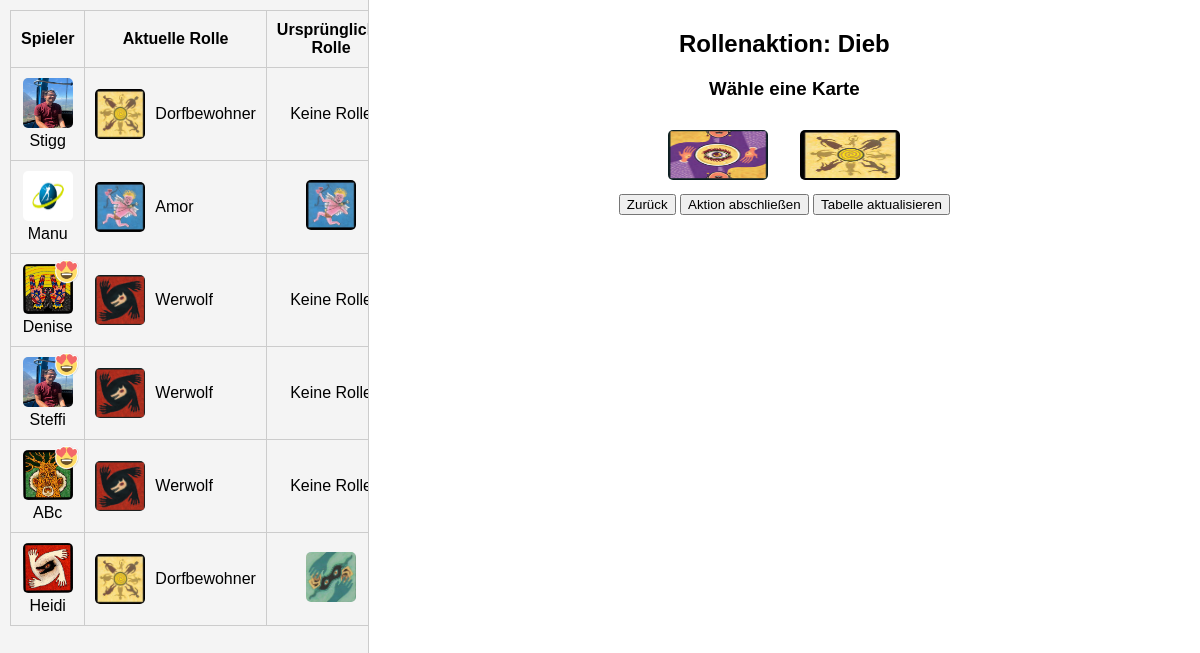
Screenshot of /night1 with the database file from the repository.
### tables this page shows
CREATE TABLE "players" (
	"id"	INTEGER,
	"name"	TEXT NOT NULL UNIQUE,
	"image"	TEXT,
	"role"	TEXT,
	"status"	TEXT, in_love BOOLEAN DEFAULT FALSE,
	PRIMARY KEY("id" AUTOINCREMENT)
);

### app.py (the view)
@app.route('/night1')
def night1():
    players = get_players_with_roles()
    with get_db_connection() as conn:
        thief_player = conn.execute("""
            SELECT id FROM players WHERE role = 'Dieb' LIMIT 1
        """).fetchone()
        thief_player_id = thief_player["id"] if thief_player else None
    return render_template('night1.html', players=players, thief_player_id=thief_player_id or 'null')

### app.py (called while the page is built)
def get_db_connection():
    conn = sqlite3.connect("players.db")
    conn.row_factory = sqlite3.Row  # Ermöglicht den Zugriff auf Spaltennamen
    return conn

### templates/night1.html (shortened to what this page needs)
<!DOCTYPE html>
<html lang="en">
<head>
</head>
<body>
    <div class="left-panel">
        <table id="playersTable">
            <thead>
                <tr>
                    <th>Spieler</th>
                    <th>Aktuelle Rolle</th>
                    <th>Ursprüngliche Rolle</th>
                </tr>
            </thead>
            <tbody>
                {% for player in players %}
                <tr>
                    <td>
                        <div style="position: relative; display: inline-block;">
                            <img src="{{ player.image }}" alt="{{ player.name }}" width="150">
                            <span>{{ player.name }}</span>
                            {% if player.in_love %}
                            <img src="/static/icons/inlove.png" alt="In Love" style="position: absolute; top: -5px; right: -5px; width: 25px; height: 25px;">
                            {% endif %}
                        </div>
                    </td>
                    <td>
                        <div>
                            <img src="/static/rollen/{{ player.current_role | lower | replace(' ', '_') }}.png"
                                 alt="{{ player.current_role }}" width="50">
                            <span>{{ player.current_role or 'Keine Rolle' }}</span>
                        </div>
                    </td>
                    <td>
                        {% if player.original_role_image %}
                        <img src="{{ player.original_role_image }}" alt="{{ player.original_role }}" width="50">
                        {% else %}
                        Keine Rolle
                        {% endif %}
                    </td>
                </tr>
                {% endfor %}
            </tbody>
        </table>
    </div>
    <div class="right-panel">
        <div id="interactivePhase" class="interactive-phase">
            <h2 id="roleTitle">Rollenaktion</h2>
            <div id="roleContent">
            </div>
            <div>
                <button onclick="previousAction()">Zurück</button>
                <button onclick="completeAction()">Aktion abschließen</button>
                <button onclick="updatePlayerTable()">Tabelle aktualisieren</button>
            </div>
        </div>
    </div>
</body>
</html>

### templates/night1.html (style rules this page uses)
body { font-family: Arial, sans-serif; margin: 0; display: flex; }
.left-panel, .right-panel { height: 100vh; overflow-y: auto; }
.left-panel { width: 30%; background-color: #f4f4f4; border-right: 1px solid #ccc; padding: 10px; }
.right-panel { width: 70%; padding: 10px; }
table { width: 100%; border-collapse: collapse; }
th, td { border: 1px solid #ccc; padding: 10px; text-align: center; }
th { background-color: #f4f4f4; }
img { width: 50px; height: 50px; border-radius: 5px; }
.interactive-phase { display: none; text-align: center; margin-top: 20px; }
.interactive-phase.active { display: block; }
td div { display: flex; align-items: center; gap: 10px; }
td div img { border-radius: 5px; }

### rows the page displays
players: image (picture), name "Stigg", role "Dorfbewohner", shows "Keine…"
players: image (picture), name "Manu", shows a picture, role "Amor"
players: image (picture), name "Denise", in_love True (drawn), role "Werwolf", shows "Keine…"
players: image (picture), name "Steffi", in_love True (drawn), role "Werwolf", shows "Keine…"
players: image (picture), name "ABc", in_love True (drawn), role "Werwolf", shows "Keine…"
players: image (picture), name "Heidi", role "Dorfbewohner", shows a picture
